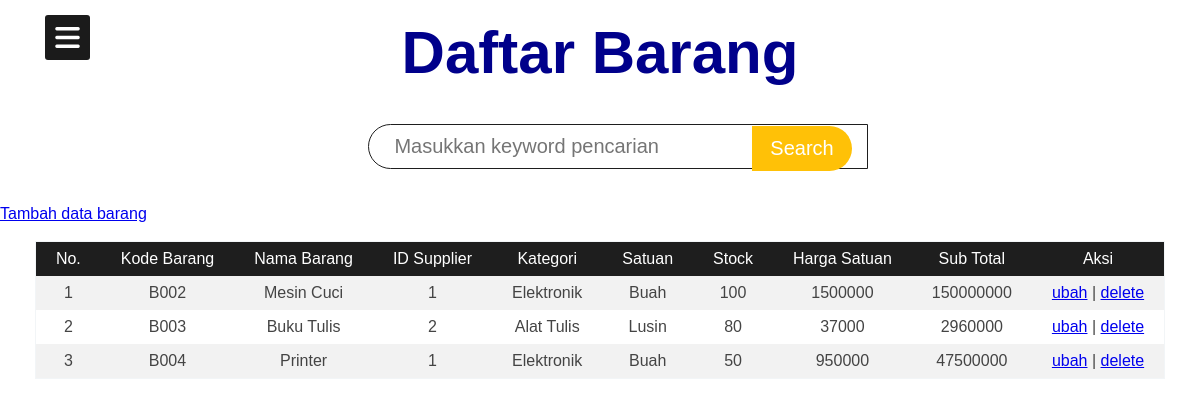
The page /stockbarang.php (signed in) on the database as committed earlier.
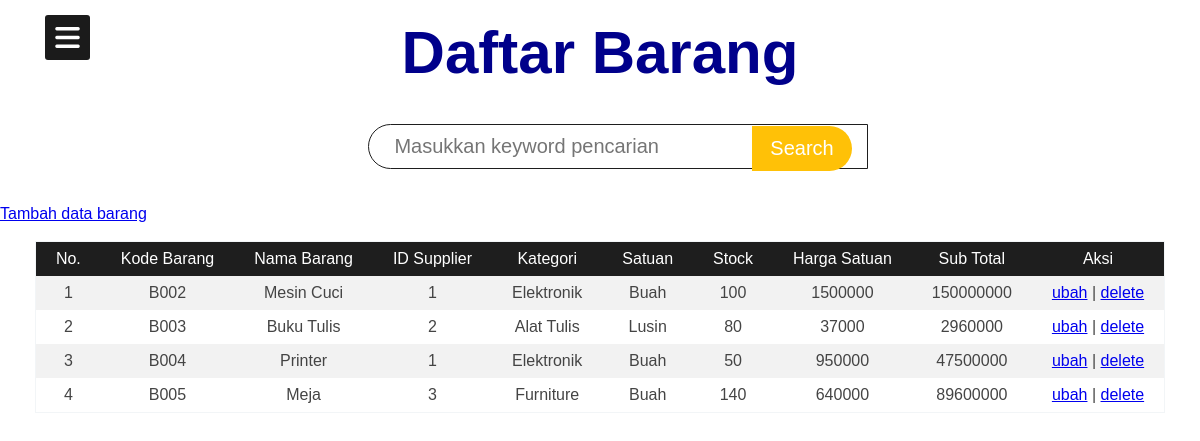
The same page on the database as committed later.
### tables this page shows
CREATE TABLE `barang` (
  `id` int(11) NOT NULL,
  `kode_barang` varchar(20) NOT NULL,
  `nama_barang` varchar(50) NOT NULL,
  `id_supplier` char(10) DEFAULT NULL,
  `kategori` varchar(20) DEFAULT NULL,
  `satuan` varchar(20) NOT NULL,
  `stock` int(11) DEFAULT NULL,
  `harga_satuan` varchar(20) DEFAULT NULL,
  `sub_total` varchar(20) DEFAULT NULL
);

### functions.php (called while the page is built, shortened)
<?php
$connect = mysqli_connect("localhost", "root", "", "finalproject");
function query($query){
	global $connect;
	$result = mysqli_query($connect, $query);
	$rows = [];
	while( $row = mysqli_fetch_assoc($result)) {
		$rows[] = $row;
	}
	return $rows;
 }
 ?>

### stockbarang.php (the view, shortened to what this page needs)
<?php
require 'functions.php';
$brg = query("SELECT id, kode_barang, nama_barang, id_supplier, kategori, satuan, stock, harga_satuan, (stock*harga_satuan) AS sub_total FROM barang ORDER BY kode_barang");
 ?>
<!DOCTYPE html>
<html lang="en" dir="ltr">
<head>
	<link rel="stylesheet" href="assets/css/search.css">
	<link rel="stylesheet" href="assets/css/table.css">
	<link rel="stylesheet" href="assets/css/sidebar.css">
</head>
<body>
	<div class="btn">
		<span class="fas fa-bars"></span>
	</div>
	<br>
	<h1>Daftar Barang</h1>
	<br><br>
	<form action="" method="post" class="box">
		<input type="text" name="key" autofocus placeholder="Masukkan keyword pencarian" autocomplete="off" id="key">
		<input type="submit" name="cari" id="cari" value="Search">
	</form>
	<br><br>
	<a href="tambah.php">Tambah data barang</a>
	<br><br>
	<div id="container">
	<table class="table1">
	<tr>
		<th>No.</th>
		<th>Kode Barang</th>
		<th>Nama Barang</th>
		<th>ID Supplier</th>
		<th>Kategori</th>
		<th>Satuan</th>
		<th>Stock</th>
		<th>Harga Satuan</th>
		<th>Sub Total</th>
		<th>Aksi</th>
	</tr>
	<?php $i = 1; ?>
	<?php foreach ($brg as $row) : ?>
	<tr>
		<td><?php echo $i ?></td>
		<td><?php echo $row["kode_barang"] ?></td>
		<td><?php echo $row["nama_barang"] ?></td>
		<td><?php echo $row["id_supplier"] ?></td>
		<td><?php echo $row["kategori"] ?></td>
		<td><?php echo $row["satuan"] ?></td>
		<td><?php echo $row["stock"] ?></td>
		<td><?php echo $row["harga_satuan"] ?></td>
		<td><?php echo $row["sub_total"] ?></td>
		<td>
			<a href="update.php?id= <?php echo $row["id"]; ?>">ubah</a> |
			<a href="delete.php?id=<?= $row["id"]; ?>"> delete</a>
		</td>
	</tr>
	<?php $i++; ?>
<?php endforeach; ?>
	</table>
	</div>
</body>
</html>

### assets/css/search.css (style rules this page uses)
.box { position: relative; top: 45%; left: 20%; width: 200px; margin-top: 0.1%; margin-left: 10.7%; margin-right: 150%; z-index: 1; }
input { position: relative; display: inline-block; font-size: 20px; box-sizing: border-box; transition: .5s; outline: none; }
input[type="text"] { background: #fff; width: 500px; height: 45px; border: 1px solid #1e1e1e; outline: none; padding: 0 25px; border-radius: 25px 0 0 25px; }
input[type="submit"] { position: fixed; top: 15.8%; right: 29%; border-radius: 0 25px 25px 0; width: 100px; height: 45px; border: none; outline: none; cursor: pointer; background: #ffc107; color: #fff; }

### assets/css/table.css (style rules this page uses)
h1 { font-size: 60px; font-family: sans-serif; color: darkblue; text-align: center; }
.table1 { font-family: sans-serif; color: #444; border-collapse: collapse; width: Max-width; border: 1px solid #f2f5f7; position: relative; margin: auto; z-index: 1; }
.table1 tr th { background: #1e1e1e; color: #fff; font-weight: normal; }
.table1, th, td { padding: 8px 20px; text-align: center; }
.table1 tr:nth-child(even) { background-color: #f2f2f2; }

### assets/css/sidebar.css (style rules this page uses)
* { margin: 0; padding: 0; user-select: none; box-sizing: border-box; font-family: 'Poppins', sans-serif; z-index: 99; }
.btn { position: fixed; top: 15px; left: 45px; height: 45px; width: 45px; overflow: hidden; text-align: center; background: #1b1b1b; border-radius: 3px; cursor: pointer; transition: left 0.4s ease; }
.btn span { color: white; font-size: 28px; line-height: 45px; cursor: pointer; }

Rows that differ between the two databases and show on the page:
added barang: kode_barang "B005", nama_barang "Meja", id_supplier "3", kategori "Furniture", satuan "Buah", stock "140", harga_satuan "640000", sub_total "89600000"
